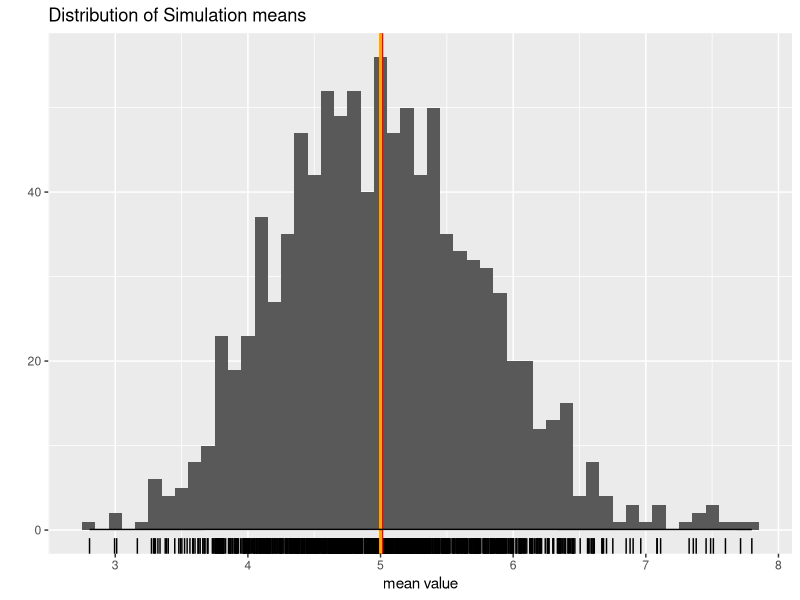
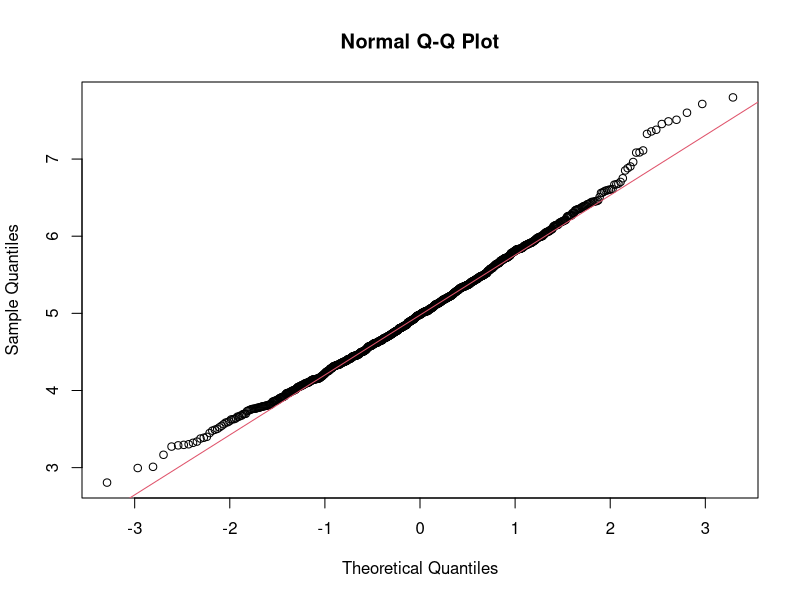

The R script that drew these images, in order:
## ---- chunk 1
knitr::opts_chunk$set(echo = TRUE)
library(ggplot2)
## ---- chunk 2
set.seed(56)
groups <- 1000
n <- 40
lambda <- 0.2
exp.mat <- matrix(data = rexp(groups * n, rate = lambda), nrow = groups)
## ---- chunk 3
exp.means <- apply(exp.mat, 1, mean)
exp.means.mean <- mean(exp.means)
## ---- chunk 4
exp.means.var <- sd(exp.means) ^ 2
exp.means.var.theory <- (1 / lambda) ^ 2 / n

## ---- chunk 5
ggplot(data.frame(exp.means), aes(exp.means)) + geom_histogram(binwidth = 0.1) + geom_rug() + geom_vline(xintercept = mean(exp.means), size = 1, col = "red") + geom_vline(xintercept = 1 / lambda, size = 1, col = "orange") + stat_function(fun = dnorm, args = list(mean = 5, sd = 5)) + labs(title = "Distribution of Simulation means", x = "mean value", y = "")
## ---- chunk 6
shapiro.test(exp.means)
## ---- chunk 7
qqnorm(exp.means)
qqline(exp.means, col = 2)
## ---- chunk 8
sessionInfo()
